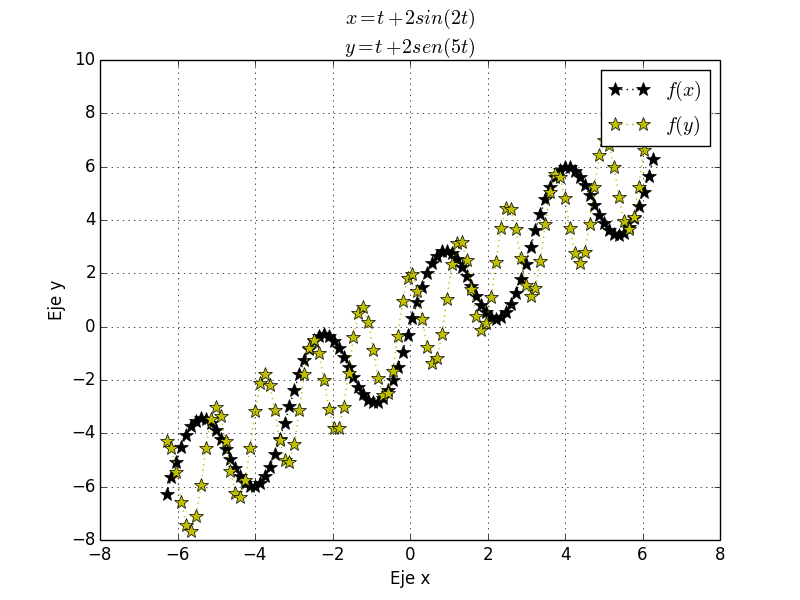

Recreate this plot in Python.
import matplotlib.pyplot as plt
import numpy as np

t= np.linspace(-2*np.pi,2*np.pi,100)
def f(t):
    return (t+2*np.sin(2*t))
plt.plot(t,f(t),'*:k', ms=10)
plt.title('$x=t+2sin(2t)$\n$y=t+2sen(5t)$')
plt.ylabel('Eje y')
plt.xlabel('Eje x')

def y(t):
    return (t+2*np.cos(5*t))
plt.plot(t,y(t),'*:y', ms =10)
plt.legend(['$f(x)$','$f(y)$'])
plt.grid(True)
plt.show()
